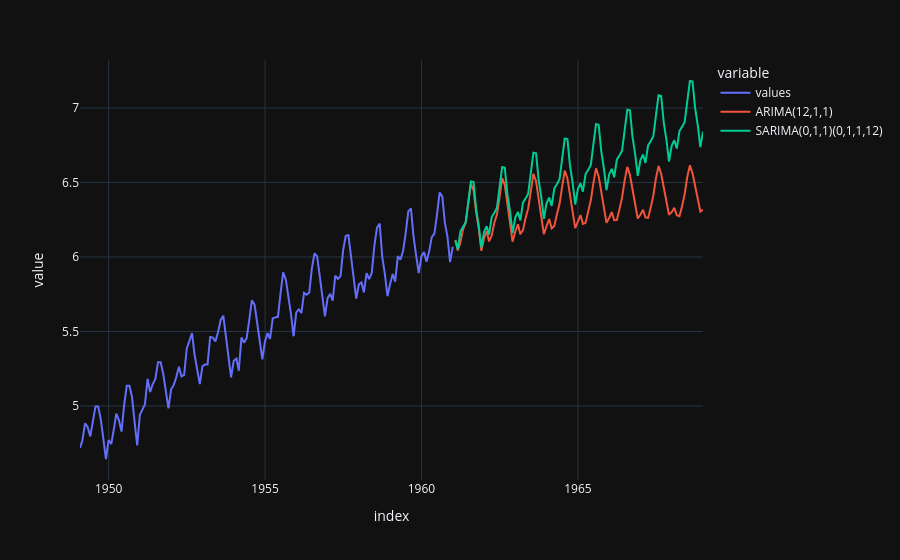

The cell this chart's notebook holds for it:
### Markdown cell above
<div class="alert">
We develop the forecast comparing both the ARIMA and SARIMA models.<br>
Comparing them, we see that the ARIMA model is not capturing the seasonal patterns correctly.<br>
Instead, the SARIMA model, because it knows that there is a seasonal pattern in the data, it can better capture the information.<br><br>
ARIMA is not following the upward trend, but SARIMA detects it correctly.
</div>

### Code cell
from modules import utils

df_forecast = utils.get_model_forecast(df, 'values', order=(12, 1, 1), horizon=96, historical_predictions=False)
df_forecast = utils.get_model_forecast(df_forecast, 'values', order=(0, 1, 1), seasonal_order=(0, 1, 1, 12), horizon=96, historical_predictions=False)

df_forecast.plot(color="variable")

### Figure 1 — Plotly figure (JSON) as saved in the notebook; plotly's stock layout.template omitted (floating-point values rounded to 4 significant figures; data arrays with more than 128 entries replaced by an {"elided": "..."} marker saying what was removed)
{"data": [{"hovertemplate": "variable=values<br>index=%{x}<br>value=%{y}<extra></extra>", "legendgroup": "values", "line": {"color": "#636efa", "dash": "solid"}, "marker": {"symbol": "circle"}, "mode": "lines", "name": "values", "orientation": "v", "showlegend": true, "type": "scatter", "x": {"elided": "240 str values"}, "xaxis": "x", "y": {"elided": "240 float values"}, "yaxis": "y"}, {"hovertemplate": "variable=ARIMA(12,1,1)<br>index=%{x}<br>value=%{y}<extra></extra>", "legendgroup": "ARIMA(12,1,1)", "line": {"color": "#EF553B", "dash": "solid"}, "marker": {"symbol": "circle"}, "mode": "lines", "name": "ARIMA(12,1,1)", "orientation": "v", "showlegend": true, "type": "scatter", "x": {"elided": "240 str values"}, "xaxis": "x", "y": {"elided": "240 float values"}, "yaxis": "y"}, {"hovertemplate": "variable=SARIMA(0,1,1)(0,1,1,12)<br>index=%{x}<br>value=%{y}<extra></extra>", "legendgroup": "SARIMA(0,1,1)(0,1,1,12)", "line": {"color": "#00cc96", "dash": "solid"}, "marker": {"symbol": "circle"}, "mode": "lines", "name": "SARIMA(0,1,1)(0,1,1,12)", "orientation": "v", "showlegend": true, "type": "scatter", "x": {"elided": "240 str values"}, "xaxis": "x", "y": {"elided": "240 float values"}, "yaxis": "y"}], "layout": {"legend": {"title": {"text": "variable"}, "tracegroupgap": 0}, "margin": {"t": 60}, "xaxis": {"anchor": "y", "domain": [0, 1], "title": {"text": "index"}}, "yaxis": {"anchor": "x", "domain": [0, 1], "title": {"text": "value"}}}}
